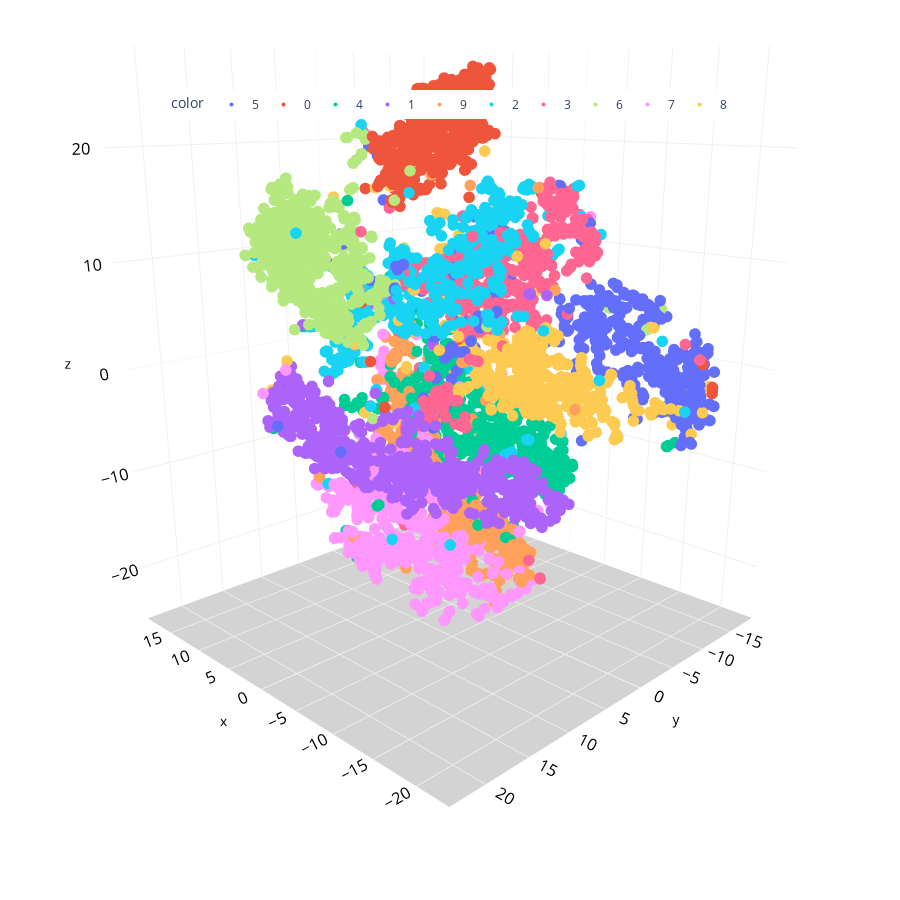

Notebook source saved alongside this figure:
### Code cell
### Step 3 - Visualization in a 3D interactive scatter plot
data_visualize(tsne_results,y_train)

### Figure 1 — Plotly figure (JSON) as saved in the notebook; plotly's stock layout.template omitted (floating-point values rounded to 4 significant figures; data arrays with more than 128 entries replaced by an {"elided": "..."} marker saying what was removed)
{"data": [{"hovertemplate": "color=5<br>x=%{x}<br>y=%{y}<br>z=%{z}<extra></extra>", "legendgroup": "5", "marker": {"color": "#636efa", "size": 4, "symbol": "circle"}, "mode": "markers", "name": "5", "scene": "scene", "showlegend": true, "type": "scatter3d", "x": {"elided": "514 float values"}, "y": {"elided": "514 float values"}, "z": {"elided": "514 float values"}}, {"hovertemplate": "color=0<br>x=%{x}<br>y=%{y}<br>z=%{z}<extra></extra>", "legendgroup": "0", "marker": {"color": "#EF553B", "size": 4, "symbol": "circle"}, "mode": "markers", "name": "0", "scene": "scene", "showlegend": true, "type": "scatter3d", "x": {"elided": "592 float values"}, "y": {"elided": "592 float values"}, "z": {"elided": "592 float values"}}, {"hovertemplate": "color=4<br>x=%{x}<br>y=%{y}<br>z=%{z}<extra></extra>", "legendgroup": "4", "marker": {"color": "#00cc96", "size": 4, "symbol": "circle"}, "mode": "markers", "name": "4", "scene": "scene", "showlegend": true, "type": "scatter3d", "x": {"elided": "623 float values"}, "y": {"elided": "623 float values"}, "z": {"elided": "623 float values"}}, {"hovertemplate": "color=1<br>x=%{x}<br>y=%{y}<br>z=%{z}<extra></extra>", "legendgroup": "1", "marker": {"color": "#ab63fa", "size": 4, "symbol": "circle"}, "mode": "markers", "name": "1", "scene": "scene", "showlegend": true, "type": "scatter3d", "x": {"elided": "671 float values"}, "y": {"elided": "671 float values"}, "z": {"elided": "671 float values"}}, {"hovertemplate": "color=9<br>x=%{x}<br>y=%{y}<br>z=%{z}<extra></extra>", "legendgroup": "9", "marker": {"color": "#FFA15A", "size": 4, "symbol": "circle"}, "mode": "markers", "name": "9", "scene": "scene", "showlegend": true, "type": "scatter3d", "x": {"elided": "601 float values"}, "y": {"elided": "601 float values"}, "z": {"elided": "601 float values"}}, {"hovertemplate": "color=2<br>x=%{x}<br>y=%{y}<br>z=%{z}<extra></extra>", "legendgroup": "2", "marker": {"color": "#19d3f3", "size": 4, "symbol": "circle"}, "mode": "markers", "name": "2", "scene": "scene", "showlegend": true, "type": "scatter3d", "x": {"elided": "581 float values"}, "y": {"elided": "581 float values"}, "z": {"elided": "581 float values"}}, {"hovertemplate": "color=3<br>x=%{x}<br>y=%{y}<br>z=%{z}<extra></extra>", "legendgroup": "3", "marker": {"color": "#FF6692", "size": 4, "symbol": "circle"}, "mode": "markers", "name": "3", "scene": "scene", "showlegend": true, "type": "scatter3d", "x": {"elided": "608 float values"}, "y": {"elided": "608 float values"}, "z": {"elided": "608 float values"}}, {"hovertemplate": "color=6<br>x=%{x}<br>y=%{y}<br>z=%{z}<extra></extra>", "legendgroup": "6", "marker": {"color": "#B6E880", "size": 4, "symbol": "circle"}, "mode": "markers", "name": "6", "scene": "scene", "showlegend": true, "type": "scatter3d", "x": {"elided": "608 float values"}, "y": {"elided": "608 float values"}, "z": {"elided": "608 float values"}}, {"hovertemplate": "color=7<br>x=%{x}<br>y=%{y}<br>z=%{z}<extra></extra>", "legendgroup": "7", "marker": {"color": "#FF97FF", "size": 4, "symbol": "circle"}, "mode": "markers", "name": "7", "scene": "scene", "showlegend": true, "type": "scatter3d", "x": {"elided": "651 float values"}, "y": {"elided": "651 float values"}, "z": {"elided": "651 float values"}}, {"hovertemplate": "color=8<br>x=%{x}<br>y=%{y}<br>z=%{z}<extra></extra>", "legendgroup": "8", "marker": {"color": "#FECB52", "size": 4, "symbol": "circle"}, "mode": "markers", "name": "8", "scene": "scene", "showlegend": true, "type": "scatter3d", "x": {"elided": "551 float values"}, "y": {"elided": "551 float values"}, "z": {"elided": "551 float values"}}], "layout": {"height": 900, "legend": {"orientation": "h", "title": {"text": "color"}, "tracegroupgap": 0, "x": 0.5, "xanchor": "center", "y": 0.9, "yanchor": "top"}, "margin": {"b": 0, "l": 0, "r": 0, "t": 0}, "scene": {"camera": {"center": {"x": 0, "y": 0, "z": -0.2}, "eye": {"x": -1.5, "y": 1.5, "z": 0.5}, "up": {"x": 0, "y": 0, "z": 1}}, "domain": {"x": [0, 1], "y": [0, 1]}, "xaxis": {"backgroundcolor": "white", "color": "black", "gridcolor": "#f0f0f0", "tickfont": {"size": 14}, "title": {"font": {"size": 14}, "text": "x"}}, "yaxis": {"backgroundcolor": "white", "color": "black", "gridcolor": "#f0f0f0", "tickfont": {"size": 14}, "title": {"font": {"size": 14}, "text": "y"}}, "zaxis": {"backgroundcolor": "lightgrey", "color": "black", "gridcolor": "#f0f0f0", "tickfont": {"size": 14}, "title": {"font": {"size": 14}, "text": "z"}}}, "showlegend": true, "title": {"text": "Scatter 3D Plot"}, "width": 900}}
